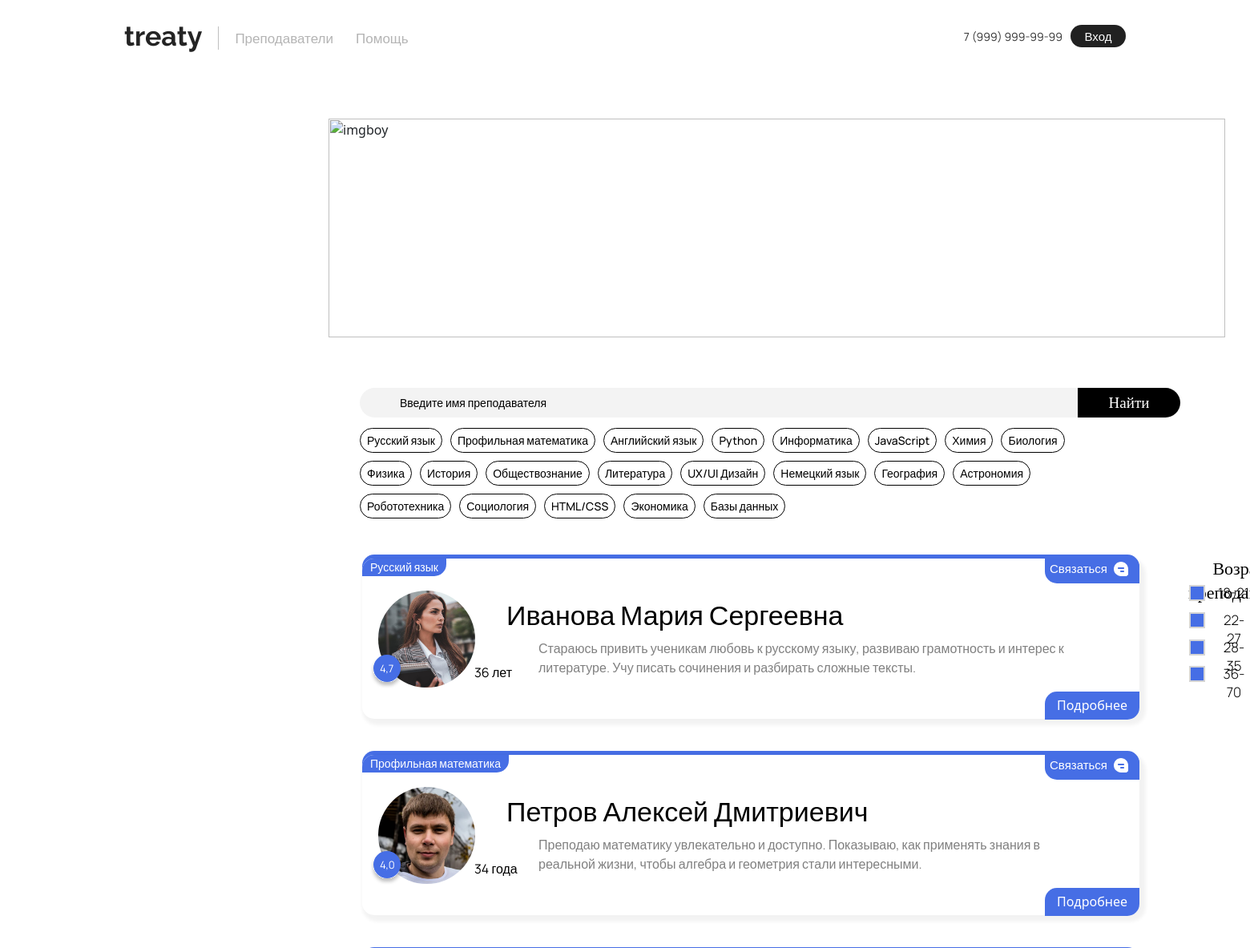
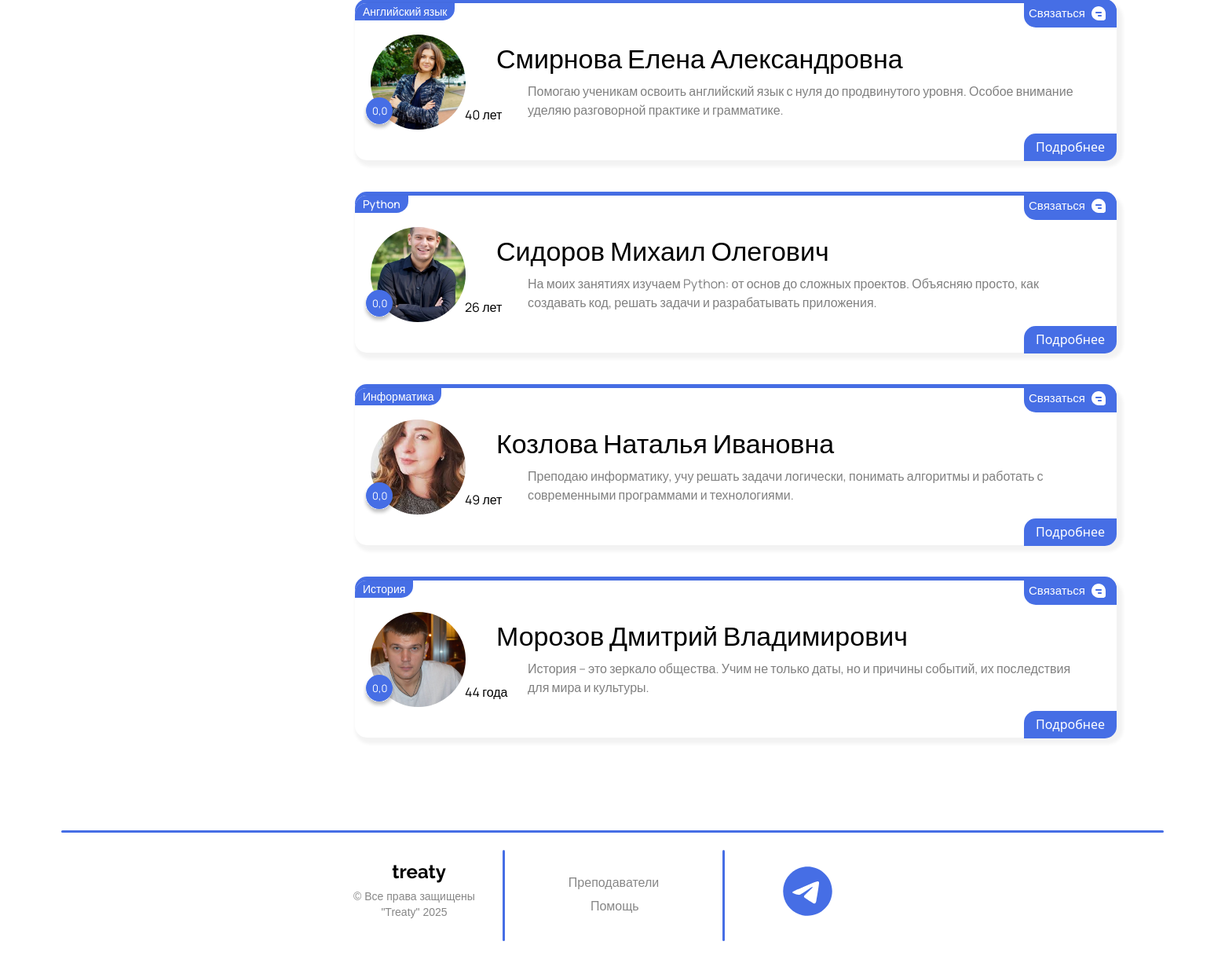
Before: /catalog2/ with the older database file (2 pictures, top to bottom).
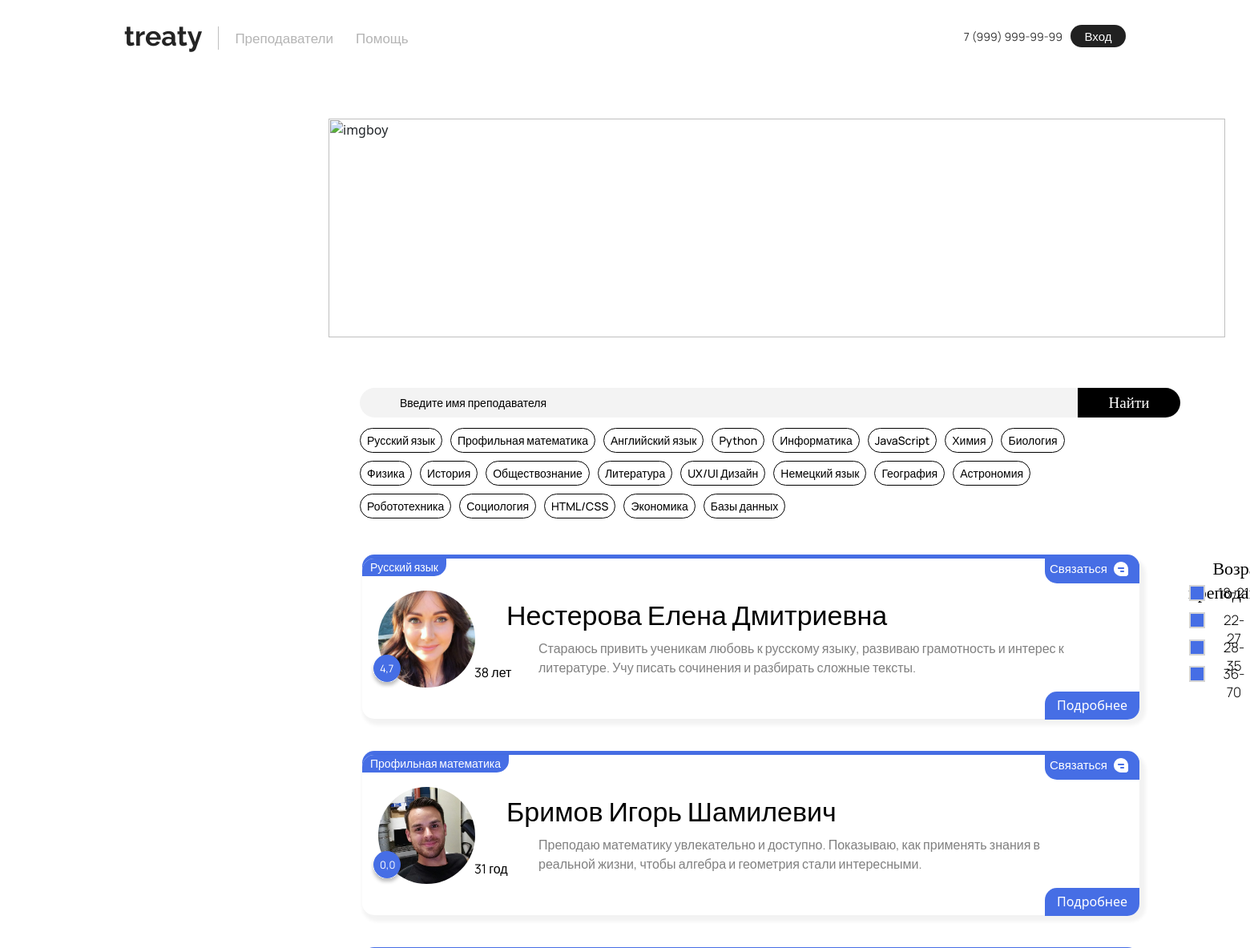
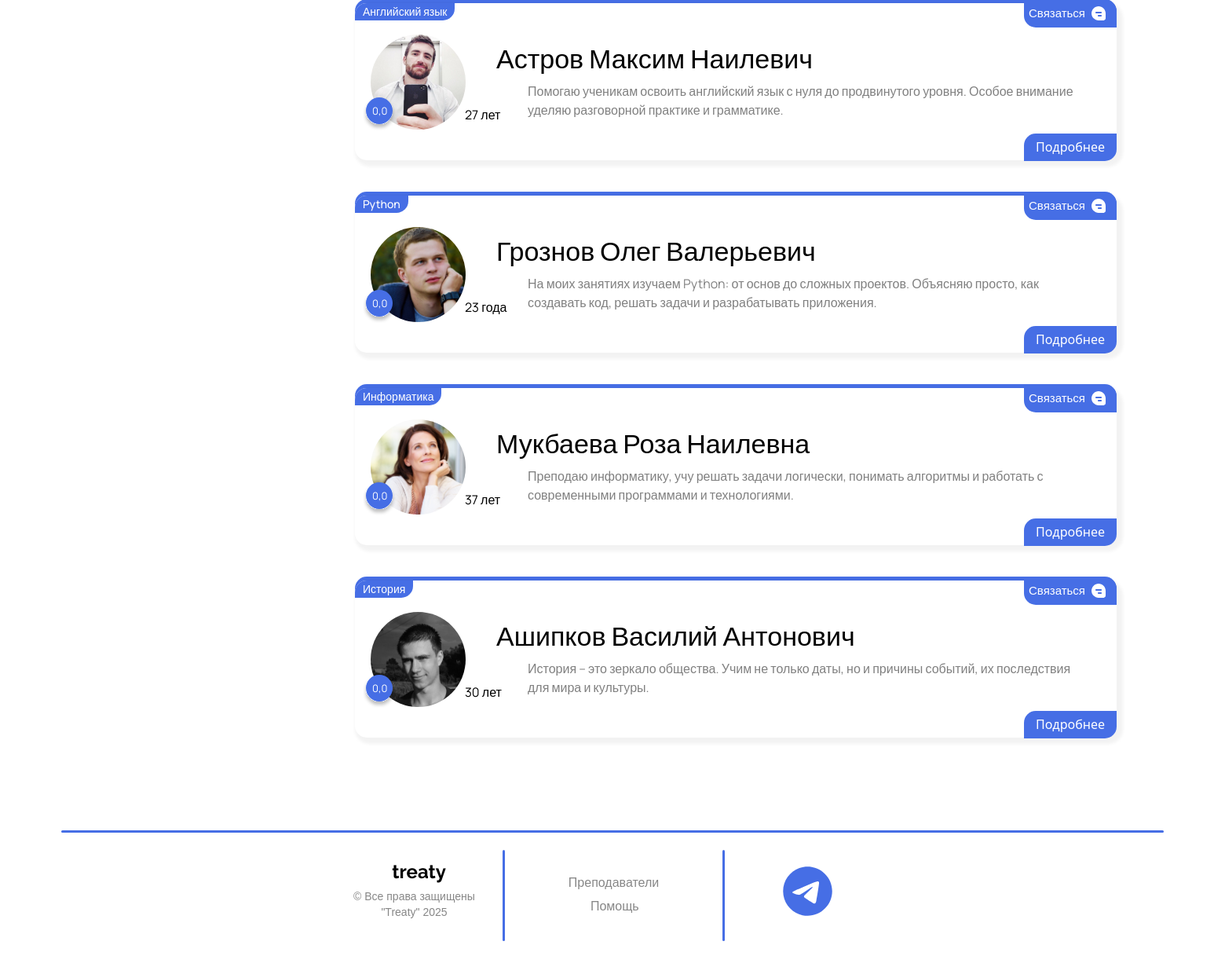
After: the same page with the newer database file (2 pictures, top to bottom).
### catalog2/models.py (models this page shows, shortened)
class Announcement(models.Model):
    subject = models.ForeignKey(
        Subject, on_delete=models.SET_NULL, null=True, verbose_name='Предмет'
    )
    description = models.CharField('Описание', max_length=250)
    created_at = models.DateTimeField(auto_now=True)
    is_approved = models.BooleanField('Одобрено', default=False)
    user = models.ForeignKey(
        CustomUser,
        on_delete=models.CASCADE,
        verbose_name='Пользователь',
        related_name='prepods',
    )
    class Meta:
        verbose_name = 'объявление'
        verbose_name_plural = 'Каталоги'

class Subject(models.Model):
    name = models.CharField('Название предмета', max_length=100)
    def __str__(self):
        return self.name
    class Meta:
        verbose_name = 'Предмет'
        verbose_name_plural = 'Предметы'

### main/models.py (models this page shows, shortened)
class CustomUser(AbstractUser):
    username = None
    email = models.EmailField(unique=True)
    birthday = models.DateField(null=True, blank=True)
    phone = models.CharField(max_length=15, blank=True)
    contact = models.CharField(max_length=50, blank=True)
    last_name = models.CharField(max_length=150, blank=False)  # Фамилия
    first_name = models.CharField(max_length=150, blank=False)  # Имя
    middle_name = models.CharField(max_length=150, blank=False)  # Отчество
    avatar = models.ImageField(upload_to='avatars/', null=True, blank=True)
    is_teacher = models.BooleanField(default=False)  # Заменили is_active на is_teacher
    is_staff = models.BooleanField(default=False)
    is_superuser = models.BooleanField(default=False)
    date_joined = models.DateTimeField(default=timezone.now)
    rating = models.FloatField(default=0.0)
    balance = models.DecimalField(
        max_digits=10,
        decimal_places=2,
        default=0.00
    )
    USERNAME_FIELD = 'email'
    REQUIRED_FIELDS = []
    objects = CustomUserManager()
    def get_display_name(self):
        return f"{self.first_name} {self.last_name[0]}.{self.middle_name[0]}."
    def get_age(self):
        if self.birthday:
            today = date.today()
            age = today.year - self.birthday.year
            if today.month < self.birthday.month or (
                today.month == self.birthday.month and today.day < self.birthday.day
            ):
                age -= 1
            if age % 10 == 1 and age % 100 != 11:
                age_str = f"{age} год"
            elif 2 <= age % 10 <= 4 and not (12 <= age % 100 <= 14):
                age_str = f"{age} года"
            else:
                age_str = f"{age} лет"
            return age_str
        return None

### catalog2/views.py (the view, shortened to what this page needs)
# urls.py: path('', views.catalog2_home, name='catalog2_home'),
def catalog2_home(request):
    if not request.user.is_authenticated and request.GET.get('action') == 'contact':
        messages.warning(request, 'Чтобы связаться, необходимо войти в аккаунт.')
        return redirect('catalog2_home')
    subjects_cache_key = 'all_subjects'
    subjects = cache.get(subjects_cache_key)
    if not subjects:
        subjects = Subject.objects.all()
        cache.set(subjects_cache_key, subjects, 60 * 60)  # Кэш на 1 час
    catalog2 = Announcement.objects.filter(is_approved=True).select_related('user')
    paginator = Paginator(catalog2, 10)  # 10 объявлений на страницу
    page_number = request.GET.get('page')
    page_obj = paginator.get_page(page_number)
    form = ReviewForm()
    return render(request, 'catalog2/catalog2_home.html', {
        'catalog2': page_obj,  # Передаем объект пагинации
        'form': form,
        'subjects': subjects,
    })

### catalog2/forms.py
class ReviewForm(forms.ModelForm):
    class Meta:
        model = Review
        fields = ['text', 'rating']
        widgets = {
            'text': forms.Textarea(attrs={'placeholder': 'Ваш отзыв...', 'rows': 3}),
            'rating': forms.HiddenInput(),  # Скрытое поле для рейтинга
        }

### catalog2/templates/catalog2/catalog2_home.html (shortened to what the changed rows need)
{% extends 'main/layout.html' %}
{% load static %}
{% block style %}
<link rel="stylesheet" href="{% static 'main/css/catalog2.css' %}">
{% endblock %}
{% block content %}
<div>
    <div id="resultsContainer">
        {% for el in catalog2 %}
        <div class="containerPrepods">
            <div class="alert">
                {% if user.is_authenticated %}
                <a href="{% url 'chat_view' receiver_id=el.user.id %}" target="_blank">
                    <button type="submit" class="btn-chat">Связаться
                        <img src="{% static 'main/img/chatimg.svg' %}" alt="chatimg" class="chatimg">
                    </button>
                </a>
                {% else %}
                <a href="?action=contact">
                    <button type="button" class="btn-chat">Связаться
                        <img src="{% static 'main/img/chatimg.svg' %}" alt="chatimg" class="chatimg">
                    </button>
                </a>
                {% endif %}
                <div class="divider"></div>
                <h3 class="FIO">{{ el.user.last_name }} {{ el.user.first_name }} {{ el.user.middle_name }}</h3>
                <div class="subject-wrapper">
                    <p class="subject">{{ el.subject }}</p>
                </div>
                <p class="desc">{{ el.description }}</p>
                <p class="age">{{ el.user.get_age }}</p>
                <p class="rating">{{ el.user.rating|floatformat:1 }}</p>
                <img src="{% static 'main/img/ratingEllipse.svg' %}" alt="rating" class="ratingEllipse">
                {% if el.user.avatar %}
                <img src="{{ el.user.avatar.url }}" alt="{{ el.user.get_display_name }}"
                     style="width: 121px; height: 121px; border-radius: 50%; object-fit: cover;" class="avatar">
                {% else %}
                <p>Нет изображения</p>
                {% endif %}
                <div class="morebtn" style="cursor: pointer;">Подробнее</div>
            </div>
        </div>
        {% endfor %}
    </div>
</div>
{% endblock %}

Changed rows visible on the page:
removed Announcement: user.last_name "Сидоров", user.first_name "Михаил", user.middle_name "Олегович", subject "Python", description "На моих занятиях изучаем Python: от основ до сложных проектов. Объясняю просто, как создавать код, решать задачи и разрабатывать приложения.", user.get_age "26 лет", user.rating "0,0", user.avatar (picture)
removed Announcement: user.last_name "Козлова", user.first_name "Наталья", user.middle_name "Ивановна", subject "Информатика", description "Преподаю информатику, учу решать задачи логически, понимать алгоритмы и работать с современными программами и технологиями.", user.get_age "49 лет", user.rating "0,0", user.avatar (picture)
removed Announcement: user.last_name "Морозов", user.first_name "Дмитрий", user.middle_name "Владимирович", subject "История", description "История – это зеркало общества. Учим не только даты, но и причины событий, их последствия для мира и культуры.", user.get_age "44 года", user.rating "0,0", user.avatar (picture)
changed Announcement "Русский язык": user.last_name "Иванова" → "Нестерова"; user.first_name "Мария" → "Елена"; user.middle_name "Сергеевна" → "Дмитриевна"; user.get_age "36 лет" → "38 лет"; user.avatar: a different picture
changed Announcement "Профильная математика": user.last_name "Петров" → "Бримов"; user.first_name "Алексей" → "Игорь"; user.middle_name "Дмитриевич" → "Шамилевич"; user.get_age "34 года" → "31 год"; user.rating "4,0" → "0,0"; user.avatar: a different picture
changed Announcement "Английский язык": user.last_name "Смирнова" → "Астров"; user.first_name "Елена" → "Максим"; user.middle_name "Александровна" → "Наилевич"; user.get_age "40 лет" → "27 лет"; user.avatar: a different picture
added Announcement: user.last_name "Грознов", user.first_name "Олег", user.middle_name "Валерьевич", subject "Python", description "На моих занятиях изучаем Python: от основ до сложных проектов. Объясняю просто, как создавать код, решать задачи и разрабатывать приложения.", user.get_age "23 года", user.rating "0,0", user.avatar (picture)
added Announcement: user.last_name "Мукбаева", user.first_name "Роза", user.middle_name "Наилевна", subject "Информатика", description "Преподаю информатику, учу решать задачи логически, понимать алгоритмы и работать с современными программами и технологиями.", user.get_age "37 лет", user.rating "0,0", user.avatar (picture)
added Announcement: user.last_name "Ашипков", user.first_name "Василий", user.middle_name "Антонович", subject "История", description "История – это зеркало общества. Учим не только даты, но и причины событий, их последствия для мира и культуры.", user.get_age "30 лет", user.rating "0,0", user.avatar (picture)
